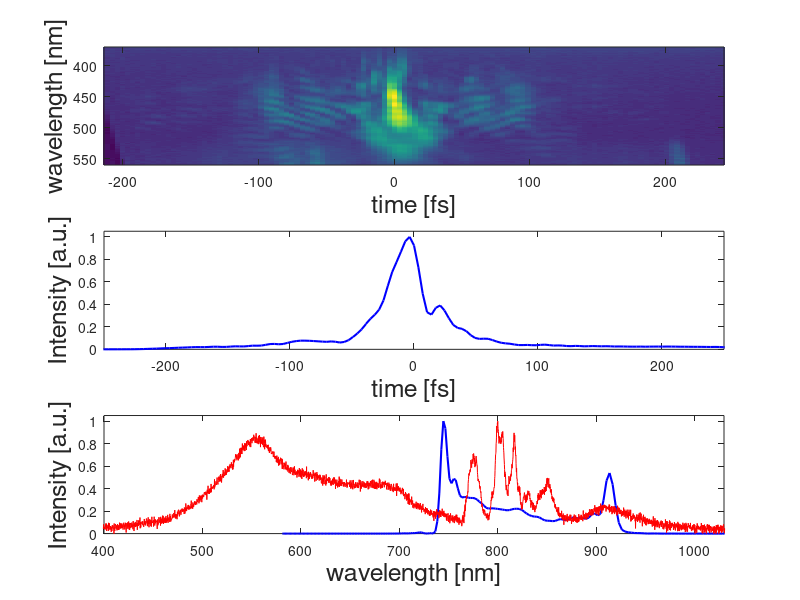
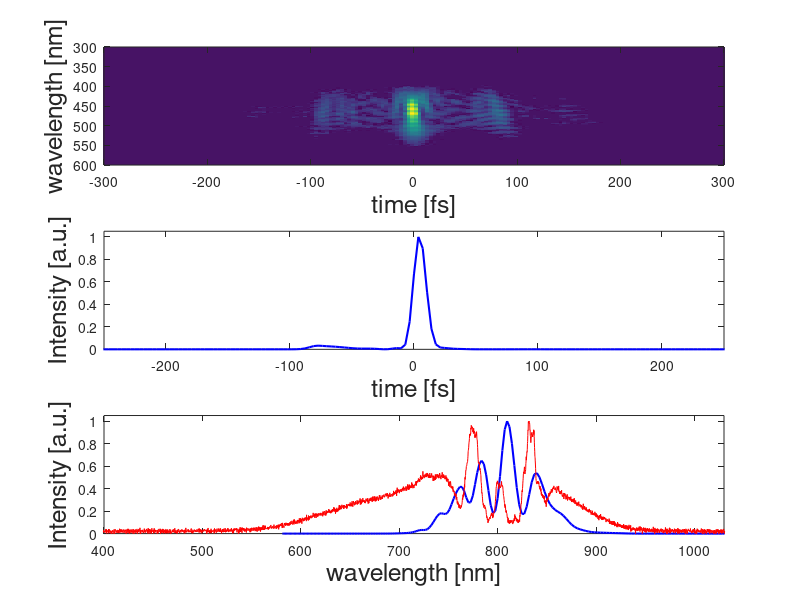
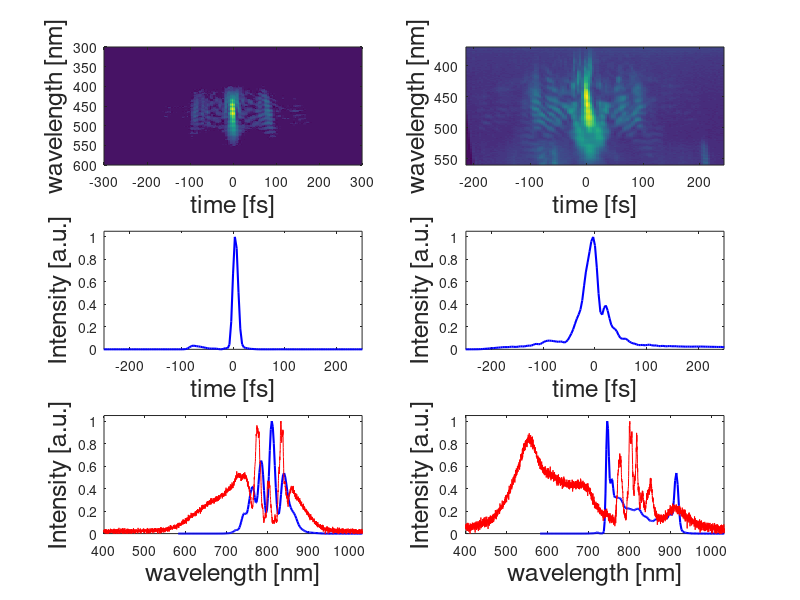

The MATLAB source for these figures, in order:
addpath(genpath('O:\Ludwig\Matlab'))

%500mbar
frog_retr_time500 = load('Pulse_Time_Domain 11_24_time_2_0_1330_391.txt'); 
frog_retr_frq500 = load('Pulse_Freq_Domain 11_24_time_2_0_1330_391.txt');   
spec500 = load('spec_500mbar_500uJ.txt');
max500 = max(spec500(:,2));
spec500_norm = spec500(:,2)/max500(1);

frog_trace500_org = load('FROGtrace 11_24_time_2_0_1330_391.txt');
frog_trace500 = frog_trace500_org(:,1:238);


%200mbar
frog_retr_time200 = load('Pulse_Time_Domain 11_24_time_2_10_1965_613.txt'); 
frog_retr_frq200 = load('Pulse_Freq_Domain 11_24_time_2_10_1965_613.txt');   
spec200 = load('spec_200mbar_500uJ.txt');
max200 = max(spec200(:,2));
spec200_norm = spec200(:,2)/max200(1);

frog_trace200_org = load('FROGtrace 11_24_time_2_10_1965_613.txt');
frog_trace200 = frog_trace200_org(:,1:251);
%time axis
pulse_retr_time500(:,1) = frog_retr_time500(:,1);
pulse_retr_time500(:,2) = frog_retr_time500(:,2);
[M,I] = max(pulse_retr_time500);
d500 = find(pulse_retr_time500(:,2)>0.5);
last500 = pulse_retr_time500(d500(end),1);
first500 = pulse_retr_time500(d500(1),1);
fwhm500 = last500 - first500;



pulse_retr_time200(:,1) = frog_retr_time200(:,1);
pulse_retr_time200(:,2) = frog_retr_time200(:,2);
d200 = find(pulse_retr_time200(:,2)>0.5);
last200 = pulse_retr_time200(d200(end),1);
first200 = pulse_retr_time200(d200(1),1);
fwhm200 = last200 - first200;



%frquency axis
pulse_retr_frq500(:,1) = frog_retr_frq500(:,2);
pulse_retr_frq500(:,2) = frog_retr_frq500(:,3);


pulse_retr_frq200(:,1) = frog_retr_frq200(:,2);
pulse_retr_frq200(:,2) = frog_retr_frq200(:,3);

%plot 500muJ
figure(1)
subplot(3,1,3)
hold on
plot(pulse_retr_frq500(:,1),pulse_retr_frq500(:,2),'b','LineWidth',1.5);
plot(spec500(:,1),spec500_norm,'r-');
hold off
xlim([400 1030])
ylim([0 1.05])
xlabel('wavelength [nm]','fontsize',18)
ylabel('Intensity [a.u.]','fontsize',18)
box on

subplot(3,1,2)
plot(pulse_retr_time500(:,1),pulse_retr_time500(:,2),'b','LineWidth',1.5);
xlim([-250 250])
ylim([0 1.05])
xlabel('time [fs]','fontsize',18)
ylabel('Intensity [a.u.]','fontsize',18)

subplot(3,1,1)
imagesc(pulse_retr_time500(:,1),pulse_retr_frq500(:,1)./2,frog_trace500);
xlim([-214 243])
ylim([370 560])
xlabel('time [fs]','fontsize',18)
ylabel('wavelength [nm]','fontsize',18)


%plolt 200muJ
figure(2)
subplot(3,1,3)
hold on
plot(pulse_retr_frq200(:,1),pulse_retr_frq200(:,2),'b','LineWidth',1.5);
plot(spec200(:,1),spec200_norm,'r-');
hold off
xlim([400 1030])
ylim([0 1.05])
xlabel('wavelength [nm]','fontsize',18)
ylabel('Intensity [a.u.]','fontsize',18)
box on

subplot(3,1,2)
plot(pulse_retr_time200(:,1),pulse_retr_time200(:,2),'b','LineWidth',1.5);
xlim([-250 250])
ylim([0 1.05])
xlabel('time [fs]','fontsize',18)
ylabel('Intensity [a.u.]','fontsize',18)

subplot(3,1,1)
imagesc(pulse_retr_time200(:,1),pulse_retr_frq200(:,1)./2,frog_trace200);
xlim([-300 300])
ylim([300 600])
xlabel('time [fs]','fontsize',18)
ylabel('wavelength [nm]','fontsize',18)
%%
figure(3)

subplot(3,2,5)
hold on
plot(pulse_retr_frq200(:,1),pulse_retr_frq200(:,2),'b','LineWidth',1.5);
plot(spec200(:,1),spec200_norm,'r-');
hold off
xlim([400 1030])
ylim([0 1.05])
xlabel('wavelength [nm]','fontsize',18)
ylabel('Intensity [a.u.]','fontsize',18)
box on

subplot(3,2,3)
plot(pulse_retr_time200(:,1),pulse_retr_time200(:,2),'b','LineWidth',1.5);
xlim([-250 250])
ylim([0 1.05])
xlabel('time [fs]','fontsize',18)
ylabel('Intensity [a.u.]','fontsize',18)

subplot(3,2,1)
imagesc(pulse_retr_time200(:,1),pulse_retr_frq200(:,1)./2,frog_trace200);
xlim([-300 300])
ylim([300 600])
xlabel('time [fs]','fontsize',18)
ylabel('wavelength [nm]','fontsize',18)



subplot(3,2,6)
hold on
plot(pulse_retr_frq500(:,1),pulse_retr_frq500(:,2),'b','LineWidth',1.5);
plot(spec500(:,1),spec500_norm,'r-');
hold off
xlim([400 1030])
ylim([0 1.05])
xlabel('wavelength [nm]','fontsize',18)
ylabel('Intensity [a.u.]','fontsize',18)
box on

subplot(3,2,4)
plot(pulse_retr_time500(:,1),pulse_retr_time500(:,2),'b','LineWidth',1.5);
xlim([-250 250])
ylim([0 1.05])
xlabel('time [fs]','fontsize',18)
ylabel('Intensity [a.u.]','fontsize',18)

subplot(3,2,2)
imagesc(pulse_retr_time500(:,1),pulse_retr_frq500(:,1)./2,frog_trace500);
xlim([-214 243])
ylim([370 560])
xlabel('time [fs]','fontsize',18)
ylabel('wavelength [nm]','fontsize',18)